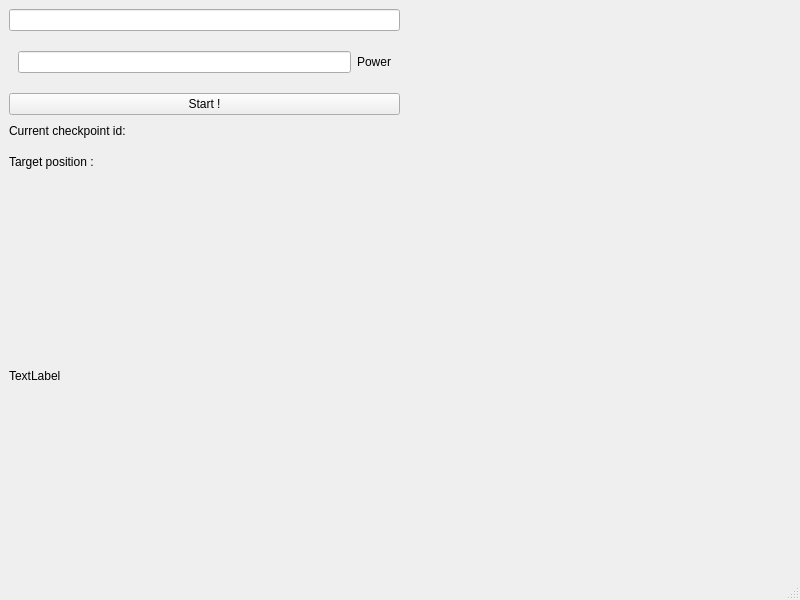
<?xml version="1.0" encoding="UTF-8"?>
<ui version="4.0">
 <class>Window</class>
 <widget class="QMainWindow" name="Window">
  <property name="geometry">
   <rect>
    <x>0</x>
    <y>0</y>
    <width>800</width>
    <height>600</height>
   </rect>
  </property>
  <property name="windowTitle">
   <string>Window</string>
  </property>
  <widget class="QWidget" name="centralwidget">
   <layout class="QHBoxLayout" name="horizontalLayout">
    <item>
     <layout class="QVBoxLayout" name="verticalLayout_action">
      <item>
       <widget class="QLineEdit" name="lineEdit_Player"/>
      </item>
      <item>
       <widget class="QWidget" name="horizontalWidget" native="true">
        <property name="maximumSize">
         <size>
          <width>16777215</width>
          <height>50</height>
         </size>
        </property>
        <layout class="QHBoxLayout" name="horizontalLayout_2">
         <item>
          <widget class="QLineEdit" name="lineEdit_Speed"/>
         </item>
         <item>
          <widget class="QLabel" name="label_Speed">
           <property name="text">
            <string>Power</string>
           </property>
          </widget>
         </item>
        </layout>
       </widget>
      </item>
      <item>
       <widget class="QPushButton" name="pushButton_start">
        <property name="text">
         <string>Start !</string>
        </property>
       </widget>
      </item>
      <item>
       <widget class="QLabel" name="label_currentCheckpoint">
        <property name="maximumSize">
         <size>
          <width>16777215</width>
          <height>20</height>
         </size>
        </property>
        <property name="text">
         <string>Current checkpoint id:  </string>
        </property>
       </widget>
      </item>
      <item>
       <widget class="QLabel" name="label_targetPosition">
        <property name="maximumSize">
         <size>
          <width>16777215</width>
          <height>30</height>
         </size>
        </property>
        <property name="text">
         <string>Target position : </string>
        </property>
       </widget>
      </item>
      <item>
       <widget class="QLabel" name="label_size">
        <property name="text">
         <string>TextLabel</string>
        </property>
       </widget>
      </item>
     </layout>
    </item>
    <item>
     <layout class="QVBoxLayout" name="verticalLayout_map">
      <item>
       <spacer name="horizontalSpacer">
        <property name="orientation">
         <enum>Qt::Horizontal</enum>
        </property>
        <property name="sizeHint" stdset="0">
         <size>
          <width>40</width>
          <height>20</height>
         </size>
        </property>
       </spacer>
      </item>
     </layout>
    </item>
   </layout>
  </widget>
  <widget class="QMenuBar" name="menubar">
   <property name="geometry">
    <rect>
     <x>0</x>
     <y>0</y>
     <width>800</width>
     <height>22</height>
    </rect>
   </property>
  </widget>
  <widget class="QStatusBar" name="statusbar"/>
 </widget>
 <resources/>
 <connections/>
</ui>
